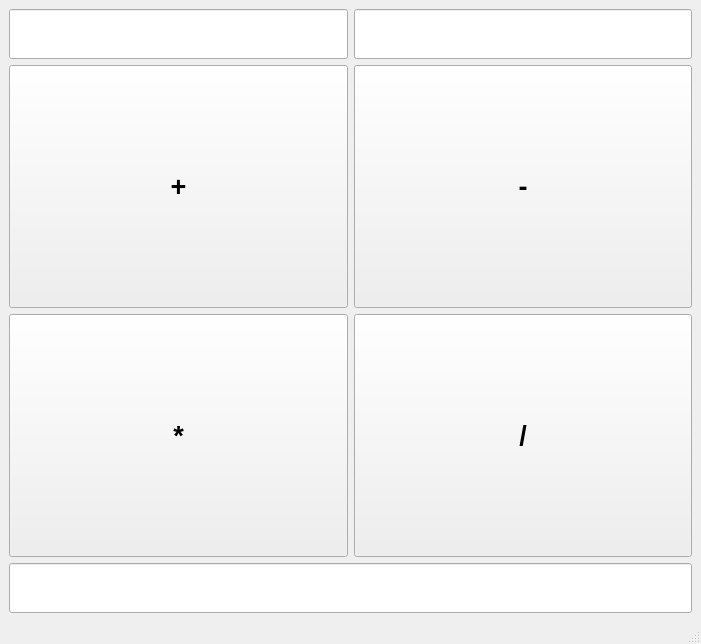
<?xml version="1.0" encoding="UTF-8"?>
<ui version="4.0">
 <class>MainWindow</class>
 <widget class="QMainWindow" name="MainWindow">
  <property name="geometry">
   <rect>
    <x>0</x>
    <y>0</y>
    <width>701</width>
    <height>644</height>
   </rect>
  </property>
  <property name="windowTitle">
   <string>Графический Калькулятор</string>
  </property>
  <widget class="QWidget" name="centralwidget">
   <layout class="QGridLayout" name="gridLayout_2">
    <item row="0" column="0">
     <layout class="QGridLayout" name="gridLayout">
      <item row="1" column="0">
       <widget class="QLineEdit" name="lineEdit_1">
        <property name="sizePolicy">
         <sizepolicy hsizetype="Expanding" vsizetype="Fixed">
          <horstretch>0</horstretch>
          <verstretch>0</verstretch>
         </sizepolicy>
        </property>
        <property name="minimumSize">
         <size>
          <width>0</width>
          <height>50</height>
         </size>
        </property>
        <property name="font">
         <font>
          <family>MS UI Gothic</family>
          <pointsize>20</pointsize>
          <bold>true</bold>
          <underline>false</underline>
         </font>
        </property>
        <property name="toolTip">
         <string notr="true"/>
        </property>
        <property name="layoutDirection">
         <enum>Qt::LeftToRight</enum>
        </property>
        <property name="inputMethodHints">
         <set>Qt::ImhNone</set>
        </property>
        <property name="inputMask">
         <string notr="true"/>
        </property>
        <property name="text">
         <string notr="true"/>
        </property>
        <property name="alignment">
         <set>Qt::AlignCenter</set>
        </property>
        <property name="clearButtonEnabled">
         <bool>false</bool>
        </property>
       </widget>
      </item>
      <item row="1" column="1">
       <widget class="QLineEdit" name="lineEdit_2">
        <property name="sizePolicy">
         <sizepolicy hsizetype="Expanding" vsizetype="Fixed">
          <horstretch>0</horstretch>
          <verstretch>0</verstretch>
         </sizepolicy>
        </property>
        <property name="minimumSize">
         <size>
          <width>0</width>
          <height>50</height>
         </size>
        </property>
        <property name="font">
         <font>
          <family>MS UI Gothic</family>
          <pointsize>20</pointsize>
          <bold>true</bold>
          <underline>false</underline>
         </font>
        </property>
        <property name="inputMethodHints">
         <set>Qt::ImhNone</set>
        </property>
        <property name="inputMask">
         <string notr="true"/>
        </property>
        <property name="frame">
         <bool>true</bool>
        </property>
        <property name="alignment">
         <set>Qt::AlignCenter</set>
        </property>
        <property name="clearButtonEnabled">
         <bool>false</bool>
        </property>
       </widget>
      </item>
      <item row="2" column="1">
       <widget class="QPushButton" name="pushButton_2">
        <property name="sizePolicy">
         <sizepolicy hsizetype="Minimum" vsizetype="Expanding">
          <horstretch>0</horstretch>
          <verstretch>0</verstretch>
         </sizepolicy>
        </property>
        <property name="font">
         <font>
          <family>MS UI Gothic</family>
          <pointsize>20</pointsize>
          <bold>true</bold>
          <underline>false</underline>
         </font>
        </property>
        <property name="text">
         <string>-</string>
        </property>
       </widget>
      </item>
      <item row="3" column="1">
       <widget class="QPushButton" name="pushButton_4">
        <property name="sizePolicy">
         <sizepolicy hsizetype="Minimum" vsizetype="Expanding">
          <horstretch>0</horstretch>
          <verstretch>0</verstretch>
         </sizepolicy>
        </property>
        <property name="font">
         <font>
          <family>MS UI Gothic</family>
          <pointsize>20</pointsize>
          <bold>true</bold>
          <underline>false</underline>
         </font>
        </property>
        <property name="text">
         <string>/</string>
        </property>
       </widget>
      </item>
      <item row="4" column="0" colspan="2">
       <widget class="QLineEdit" name="lineEdit_3">
        <property name="sizePolicy">
         <sizepolicy hsizetype="Expanding" vsizetype="Fixed">
          <horstretch>0</horstretch>
          <verstretch>0</verstretch>
         </sizepolicy>
        </property>
        <property name="minimumSize">
         <size>
          <width>0</width>
          <height>50</height>
         </size>
        </property>
        <property name="font">
         <font>
          <family>MS UI Gothic</family>
          <pointsize>20</pointsize>
          <bold>true</bold>
          <underline>false</underline>
         </font>
        </property>
        <property name="inputMethodHints">
         <set>Qt::ImhNone</set>
        </property>
        <property name="inputMask">
         <string notr="true"/>
        </property>
        <property name="alignment">
         <set>Qt::AlignCenter</set>
        </property>
        <property name="clearButtonEnabled">
         <bool>false</bool>
        </property>
       </widget>
      </item>
      <item row="2" column="0">
       <widget class="QPushButton" name="pushButton_0">
        <property name="sizePolicy">
         <sizepolicy hsizetype="Minimum" vsizetype="Expanding">
          <horstretch>0</horstretch>
          <verstretch>0</verstretch>
         </sizepolicy>
        </property>
        <property name="font">
         <font>
          <family>MS UI Gothic</family>
          <pointsize>20</pointsize>
          <bold>true</bold>
          <underline>false</underline>
         </font>
        </property>
        <property name="text">
         <string>+</string>
        </property>
       </widget>
      </item>
      <item row="3" column="0">
       <widget class="QPushButton" name="pushButton_3">
        <property name="sizePolicy">
         <sizepolicy hsizetype="Minimum" vsizetype="Expanding">
          <horstretch>0</horstretch>
          <verstretch>0</verstretch>
         </sizepolicy>
        </property>
        <property name="font">
         <font>
          <family>MS UI Gothic</family>
          <pointsize>20</pointsize>
          <bold>true</bold>
          <underline>false</underline>
         </font>
        </property>
        <property name="text">
         <string>*</string>
        </property>
       </widget>
      </item>
     </layout>
    </item>
   </layout>
  </widget>
  <widget class="QStatusBar" name="statusbar"/>
 </widget>
 <tabstops>
  <tabstop>lineEdit_1</tabstop>
  <tabstop>lineEdit_2</tabstop>
  <tabstop>pushButton_0</tabstop>
  <tabstop>pushButton_2</tabstop>
  <tabstop>pushButton_3</tabstop>
  <tabstop>pushButton_4</tabstop>
  <tabstop>lineEdit_3</tabstop>
 </tabstops>
 <resources/>
 <connections>
  <connection>
   <sender>pushButton_0</sender>
   <signal>clicked()</signal>
   <receiver>MainWindow</receiver>
   <slot>addition()</slot>
   <hints>
    <hint type="sourcelabel">
     <x>62</x>
     <y>239</y>
    </hint>
    <hint type="destinationlabel">
     <x>4</x>
     <y>311</y>
    </hint>
   </hints>
  </connection>
  <connection>
   <sender>pushButton_2</sender>
   <signal>clicked()</signal>
   <receiver>MainWindow</receiver>
   <slot>substraction()</slot>
   <hints>
    <hint type="sourcelabel">
     <x>405</x>
     <y>239</y>
    </hint>
    <hint type="destinationlabel">
     <x>620</x>
     <y>310</y>
    </hint>
   </hints>
  </connection>
  <connection>
   <sender>pushButton_3</sender>
   <signal>clicked()</signal>
   <receiver>MainWindow</receiver>
   <slot>multiplication()</slot>
   <hints>
    <hint type="sourcelabel">
     <x>58</x>
     <y>356</y>
    </hint>
    <hint type="destinationlabel">
     <x>4</x>
     <y>488</y>
    </hint>
   </hints>
  </connection>
  <connection>
   <sender>pushButton_4</sender>
   <signal>clicked()</signal>
   <receiver>MainWindow</receiver>
   <slot>division()</slot>
   <hints>
    <hint type="sourcelabel">
     <x>405</x>
     <y>356</y>
    </hint>
    <hint type="destinationlabel">
     <x>415</x>
     <y>445</y>
    </hint>
   </hints>
  </connection>
 </connections>
 <slots>
  <slot>addition()</slot>
  <slot>substraction()</slot>
  <slot>multiplication()</slot>
  <slot>division()</slot>
 </slots>
</ui>
